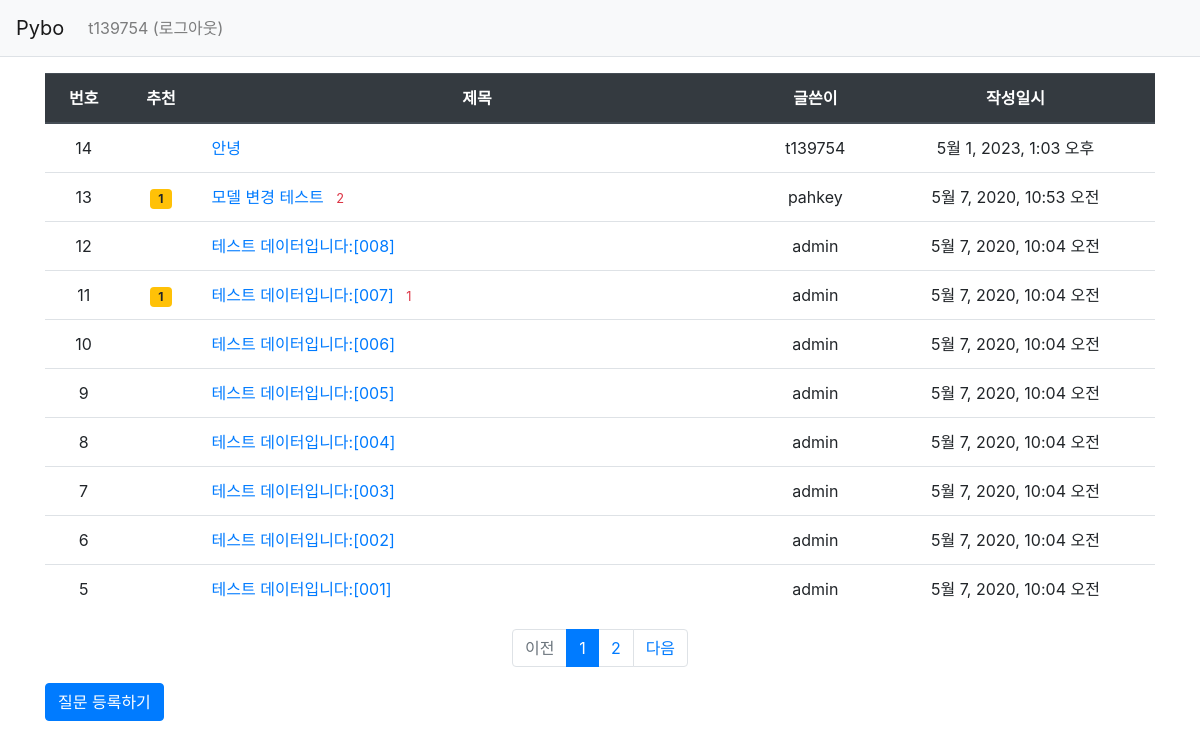
Page /pybo/ (signed in) on the committed database.
### pybo/models.py (models this page shows, shortened)
class Question(models.Model):
    author = models.ForeignKey(User, on_delete=models.CASCADE, related_name='author_question')
    subject = models.CharField(max_length=200)
    content = models.TextField()
    create_date = models.DateTimeField()
    modify_date = models.DateTimeField(null=True, blank=True)
    voter = models.ManyToManyField(User, related_name='voter_question')

### pybo/views/base_views.py (the view)
# urls.py: path('', base_views.index, name='index'),  # '/' 에 해당되는 path
def index(request):
    page = request.GET.get('page', '1')  # 페이지
    question_list = Question.objects.order_by('-create_date')
    paginator = Paginator(question_list, 10)  # 페이지당 10개씩 보여주기
    page_obj = paginator.get_page(page)
    context = {'question_list': page_obj}
    return render(request, 'pybo/question_list.html', context)

### pybo/templatetags/pybo_filter.py (called while the page is built)
@register.filter
def sub(value, arg):
    return value - arg

### templates/pybo/question_list.html
{% extends 'base.html' %}
{% load pybo_filter %}
{% block content %}
<div class="container my-3">
    <table class="table">
        <thead>
        <tr class="text-center thead-dark">
            <th>번호</th>
            <th>추천</th>
            <th style="width:50%">제목</th>
            <th>글쓴이</th>
            <th>작성일시</th>
        </tr>
        </thead>
        <tbody>
        {% if question_list %}
        {% for question in question_list %}
        <tr class="text-center">
            <td>
                {{ question_list.paginator.count|sub:question_list.start_index|sub:forloop.counter0|add:1 }}
            </td>
            <td>
                {% if question.voter.all.count > 0 %}
                <span class="badge badge-warning px-2 py-1">{{ question.voter.all.count }}</span>
                {% endif %}
            </td>
            <td class="text-left">
                <a href="{% url 'pybo:detail' question.id %}">{{ question.subject }}</a>
                {% if question.answer_set.count > 0 %}
                <span class="text-danger small ml-2">{{ question.answer_set.count }}</span>
                {% endif %}
            </td>
            <td>{{ question.author.username }}</td>
            <td>{{ question.create_date }}</td>
        </tr>
        {% endfor %}
        {% else %}
        <tr>
            <td colspan="3">질문이 없습니다.</td>
        </tr>
        {% endif %}
        </tbody>
    </table>
    <ul class="pagination justify-content-center">
        {% if question_list.has_previous %}
        <li class="page-item">
            <a class="page-link" href="?page={{ question_list.previous_page_number }}">이전</a>
        </li>
        {% else %}
        <li class="page-item disabled">
            <a class="page-link" tabindex="-1" aria-disabled="true" href="#">이전</a>
        </li>
        {% endif %}
        {% for page_number in question_list.paginator.page_range %}
        {% if page_number >= question_list.number|add:-5 and page_number <= question_list.number|add:5 %}
            {% if page_number == question_list.number %}
            <li class="page-item active" aria-current="page">
                <a class="page-link" href="?page={{ page_number }}">{{ page_number }}</a>
            </li>
            {% else %}
            <li class="page-item">
                <a class="page-link" href="?page={{ page_number }}">{{ page_number }}</a>
            </li>
            {% endif %}
        {% endif %}
        {% endfor %}
        {% if question_list.has_next %}
        <li class="page-item">
            <a class="page-link" href="?page={{ question_list.next_page_number }}">다음</a>
        </li>
        {% else %}
        <li class="page-item disabled">
            <a class="page-link" tabindex="-1" aria-disabled="true" href="#">다음</a>
        </li>
        {% endif %}
    </ul>
    <a href="{% url 'pybo:question_create' %}" class="btn btn-primary">질문 등록하기</a>
</div>
{% endblock %}

### templates/navbar.html (shortened to what this page needs)
<nav class="navbar navbar-expand-lg navbar-light bg-light border-bottom">
    <a class="navbar-brand" href="{% url 'pybo:index' %}">Pybo</a>
    <div class="collapse navbar-collapse flex-grow-0" id="navbarNav">
        <ul class="navbar-nav">
            <li class="nav-item ">
                {% if user.is_authenticated %}
                <a class="nav-link" href="{% url 'common:logout' %}">{{ user.username }} (로그아웃)</a>
                {% else %}
                <a class="nav-link" href="{% url 'common:login' %}">로그인</a>
                {% endif %}
            </li>
        </ul>
    </div>
</nav>

### rows in the picture
Question: paginator.count|sub "14", subject "안녕", author.username "t139754", create_date "5월 1, 2023, 1:03 오후"
Question: paginator.count|sub "13", voter.all.count "1", subject "모델 변경 테스트", answer_set.count "2", author.username "pahkey", create_date "5월 7, 2020, 10:53 오전"
Question: paginator.count|sub "12", subject "테스트 데이터입니다:[008]", author.username "admin", create_date "5월 7, 2020, 10:04 오전"
Question: paginator.count|sub "11", voter.all.count "1", subject "테스트 데이터입니다:[007]", answer_set.count "1", author.username "admin", create_date "5월 7, 2020, 10:04 오전"
Question: paginator.count|sub "10", subject "테스트 데이터입니다:[006]", author.username "admin", create_date "5월 7, 2020, 10:04 오전"
Question: paginator.count|sub "9", subject "테스트 데이터입니다:[005]", author.username "admin", create_date "5월 7, 2020, 10:04 오전"
Question: paginator.count|sub "8", subject "테스트 데이터입니다:[004]", author.username "admin", create_date "5월 7, 2020, 10:04 오전"
Question: paginator.count|sub "7", subject "테스트 데이터입니다:[003]", author.username "admin", create_date "5월 7, 2020, 10:04 오전"
Question: paginator.count|sub "6", subject "테스트 데이터입니다:[002]", author.username "admin", create_date "5월 7, 2020, 10:04 오전"
Question: paginator.count|sub "5", subject "테스트 데이터입니다:[001]", author.username "admin", create_date "5월 7, 2020, 10:04 오전"

### other values in the picture
{{ user.username }} "t139754"
{{ page_number }} "1"
{{ page_number }} "2"
